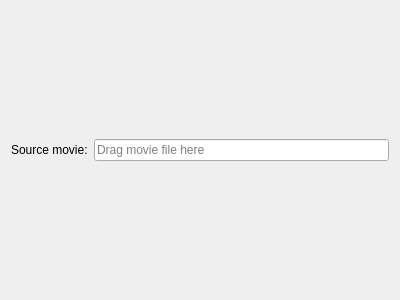
<?xml version="1.0" encoding="UTF-8"?>
<ui version="4.0">
 <class>vidgif_gui</class>
 <widget class="QMainWindow" name="vidgif_gui">
  <property name="geometry">
   <rect>
    <x>0</x>
    <y>0</y>
    <width>400</width>
    <height>300</height>
   </rect>
  </property>
  <property name="windowTitle">
   <string>vidgif_gui</string>
  </property>
  <widget class="QWidget" name="centralWidget">
   <property name="acceptDrops">
    <bool>false</bool>
   </property>
   <layout class="QVBoxLayout" name="verticalLayout_2">
    <item>
     <layout class="QHBoxLayout" name="horizontalLayout">
      <item>
       <widget class="QLabel" name="lbl_src">
        <property name="text">
         <string>Source movie:</string>
        </property>
       </widget>
      </item>
      <item>
       <widget class="QLineEdit" name="le_src">
        <property name="sizePolicy">
         <sizepolicy hsizetype="Expanding" vsizetype="Fixed">
          <horstretch>0</horstretch>
          <verstretch>0</verstretch>
         </sizepolicy>
        </property>
        <property name="acceptDrops">
         <bool>true</bool>
        </property>
        <property name="placeholderText">
         <string>Drag movie file here</string>
        </property>
       </widget>
      </item>
     </layout>
    </item>
   </layout>
  </widget>
 </widget>
 <layoutdefault spacing="6" margin="11"/>
 <resources/>
 <connections/>
</ui>
